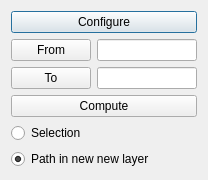
<?xml version="1.0" encoding="UTF-8"?>
<ui version="4.0">
 <class>compute_path</class>
 <widget class="QDialog" name="compute_path">
  <property name="windowModality">
   <enum>Qt::NonModal</enum>
  </property>
  <property name="geometry">
   <rect>
    <x>0</x>
    <y>0</y>
    <width>199</width>
    <height>174</height>
   </rect>
  </property>
  <property name="maximumSize">
   <size>
    <width>1000</width>
    <height>1000</height>
   </size>
  </property>
  <property name="windowTitle">
   <string>Shortest path</string>
  </property>
  <property name="modal">
   <bool>false</bool>
  </property>
  <layout class="QGridLayout" name="gridLayout">
   <item row="0" column="0" colspan="2">
    <widget class="QPushButton" name="load_graph_from_file">
     <property name="sizePolicy">
      <sizepolicy hsizetype="Expanding" vsizetype="Fixed">
       <horstretch>0</horstretch>
       <verstretch>0</verstretch>
      </sizepolicy>
     </property>
     <property name="text">
      <string>Configure</string>
     </property>
    </widget>
   </item>
   <item row="1" column="0">
    <widget class="QPushButton" name="from_but">
     <property name="text">
      <string>From</string>
     </property>
    </widget>
   </item>
   <item row="1" column="1">
    <widget class="QLineEdit" name="path_from">
     <property name="minimumSize">
      <size>
       <width>100</width>
       <height>0</height>
      </size>
     </property>
    </widget>
   </item>
   <item row="2" column="0">
    <widget class="QPushButton" name="to_but">
     <property name="text">
      <string>To</string>
     </property>
    </widget>
   </item>
   <item row="2" column="1">
    <widget class="QLineEdit" name="path_to">
     <property name="minimumSize">
      <size>
       <width>100</width>
       <height>0</height>
      </size>
     </property>
    </widget>
   </item>
   <item row="3" column="0" colspan="2">
    <widget class="QPushButton" name="do_dist_matrix">
     <property name="sizePolicy">
      <sizepolicy hsizetype="Expanding" vsizetype="Fixed">
       <horstretch>0</horstretch>
       <verstretch>0</verstretch>
      </sizepolicy>
     </property>
     <property name="text">
      <string>Compute</string>
     </property>
    </widget>
   </item>
   <item row="4" column="0" colspan="2">
    <widget class="QRadioButton" name="rdo_selection">
     <property name="text">
      <string>Selection</string>
     </property>
    </widget>
   </item>
   <item row="5" column="0" colspan="2">
    <widget class="QRadioButton" name="rdo_new_layer">
     <property name="text">
      <string>Path in new new layer</string>
     </property>
     <property name="checked">
      <bool>true</bool>
     </property>
    </widget>
   </item>
  </layout>
 </widget>
 <resources/>
 <connections/>
</ui>
